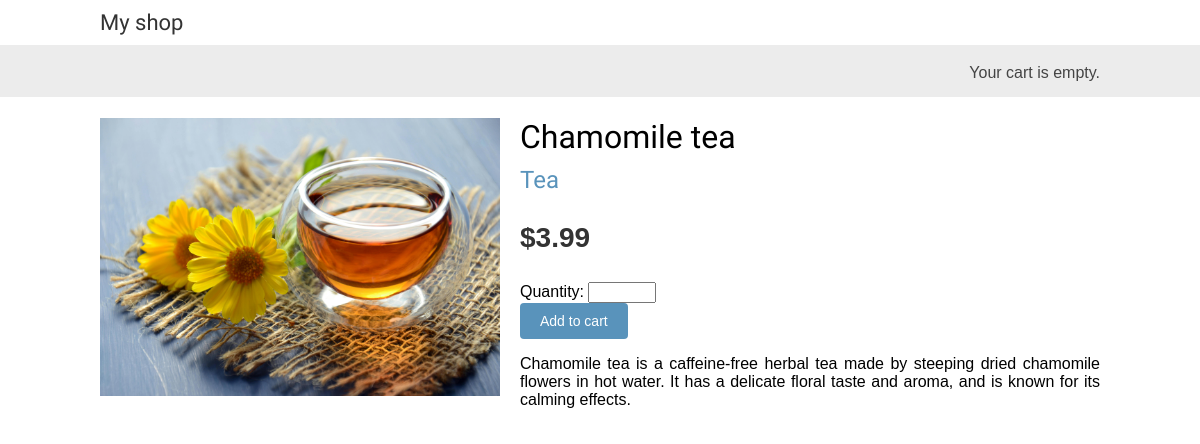
The app's page /1/chamomile-tea/ with its own data.
### shop/models.py (models this page shows, shortened)
class Product(models.Model):
    category = models.ForeignKey(Category,
                                 related_name='products',
                                 on_delete= models.CASCADE)
    name = models.CharField(max_length=200)
    slug = models.SlugField(max_length=200)
    image = models.ImageField(upload_to='products/%Y/%m/%d',
                              blank=True)
    description = models.TextField(blank=True)
    price = models.DecimalField(max_digits=10,
                                decimal_places=2)
    available = models.BooleanField(default=True)
    created = models.DateTimeField(auto_now_add=True)
    updated = models.DateTimeField(auto_now=True)
    class Meta:
        ordering = ['name']
        indexes = [
            models.Index(fields=['id', 'slug']),
            models.Index(fields=['name']),
            models.Index(fields=['-created']),
        ]

class Category(models.Model):
    name = models.CharField(max_length=200)
    slug = models.SlugField(max_length=200, unique=True)
    class Meta:
        ordering = ['name']
        indexes = [
            models.Index(fields=['name']),
        ]
        verbose_name = 'category'
        verbose_name_plural = 'categories'
    def __str__(self):
        return self.name
    def get_absolute_url(self):
        return reverse('shop:product_list_by_category',args=[self.slug])

### shop/views.py (the view)
# urls.py: path('<int:id>/<slug:slug>/', views.product_detail, name='product_detail'),
def product_detail(request, id, slug):
    product = get_object_or_404(Product, id=id, slug=slug,available=True)
    cart_product_form = CartAddProductForm()
    return render(request, 'shop/product/detail.html', {'product': product,
                                                        'cart_product_form': cart_product_form})

### cart/forms.py
class CartAddProductForm(forms.Form):
    quantity = forms.IntegerField(
        min_value=1,
        widget=forms.NumberInput(attrs={
            'class': 'form-control',
            'style': 'width: 60px'
        })
    )
    override = forms.BooleanField(required=False,
                                  initial=False,
                                  widget=forms.HiddenInput)

### cart/cart.py (called while the page is built)
    def __len__(self):
        return sum(item['quantity'] for item in self.cart.values())

### cart/context_processors.py (called while the page is built)
def cart(request):
    return {'cart': Cart(request)}

### shop/templates/shop/product/detail.html (shortened to what this page needs)
{% extends "shop/base.html" %}
{% load static %}
{% block content %}
    <div class="product-detail">
        <img src="{% if product.image %}{{ product.image.url }}{% else %}{% static 'img/no_image.png' %}{% endif %}" alt="{{ product.name }}">
        <h1>{{ product.name }}</h1>
        <h2>
            <a href="{{ product.category.get_absolute_url }}">
                {{ product.category }}
            </a>
        </h2>
        <p class="price">${{ product.price }}</p>
        <form action="{% url "cart:cart_add" product.id %}" method="post">
            {{ cart_product_form }}
            <input type="submit" value="Add to cart">
        </form>
        {{ product.description|linebreaks }}
    </div>
{% endblock %}

### shop/static/css/base.css (style rules this page uses)
body { margin:0; padding:0; font-family:helvetica, sans-serif; }
h1, h2, h3, h4, h5 , h6 { font-family: 'Ubuntu', sans-serif; font-weight:normal; }
a { text-decoration:none; color:#5993bb; }
a.button, input[type="submit"] { color:#fff; background:#5993bb; border-radius:4px; padding:10px 20px; font-size:14px; border:0; }
.product-detail { text-align:justify; }
.product-detail .price { color:#333; font-size:28px; font-weight:bold; }
.product-detail img { width:40%; float:left; padding:0 20px 20px 0; }
.product-detail h1 { margin-bottom:0; }
.product-detail h2 { margin-top:10px; }

### records on screen
Product: image (picture), name "Chamomile tea", category "Tea", price "3.99", description "Chamomile tea is a caffeine-free herbal tea made by steeping dried chamomile flowers in hot water. It has a delicate floral taste and aroma, and is known for its calming effects."
